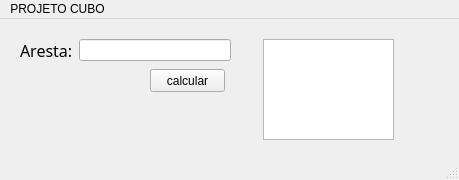
<?xml version="1.0" encoding="UTF-8"?>
<ui version="4.0">
 <class>MainWindow</class>
 <widget class="QMainWindow" name="MainWindow">
  <property name="geometry">
   <rect>
    <x>0</x>
    <y>0</y>
    <width>459</width>
    <height>180</height>
   </rect>
  </property>
  <property name="windowTitle">
   <string>MainWindow</string>
  </property>
  <widget class="QWidget" name="centralwidget">
   <widget class="QPushButton" name="pushButtonResult">
    <property name="geometry">
     <rect>
      <x>150</x>
      <y>50</y>
      <width>75</width>
      <height>23</height>
     </rect>
    </property>
    <property name="text">
     <string>calcular</string>
    </property>
   </widget>
   <widget class="QTextEdit" name="textEdit">
    <property name="geometry">
     <rect>
      <x>263</x>
      <y>20</y>
      <width>131</width>
      <height>101</height>
     </rect>
    </property>
   </widget>
   <widget class="QWidget" name="">
    <property name="geometry">
     <rect>
      <x>20</x>
      <y>20</y>
      <width>211</width>
      <height>23</height>
     </rect>
    </property>
    <layout class="QHBoxLayout" name="horizontalLayout">
     <item>
      <widget class="QLabel" name="label">
       <property name="font">
        <font>
         <family>Lucida Calligraphy</family>
         <pointsize>12</pointsize>
        </font>
       </property>
       <property name="text">
        <string>Aresta:</string>
       </property>
      </widget>
     </item>
     <item>
      <widget class="QLineEdit" name="lineEditAresta"/>
     </item>
    </layout>
   </widget>
  </widget>
  <widget class="QMenuBar" name="menubar">
   <property name="geometry">
    <rect>
     <x>0</x>
     <y>0</y>
     <width>459</width>
     <height>22</height>
    </rect>
   </property>
   <widget class="QMenu" name="menuPROJETO_CUBO">
    <property name="title">
     <string>PROJETO CUBO</string>
    </property>
   </widget>
   <addaction name="menuPROJETO_CUBO"/>
  </widget>
  <widget class="QStatusBar" name="statusbar"/>
 </widget>
 <resources/>
 <connections/>
</ui>
